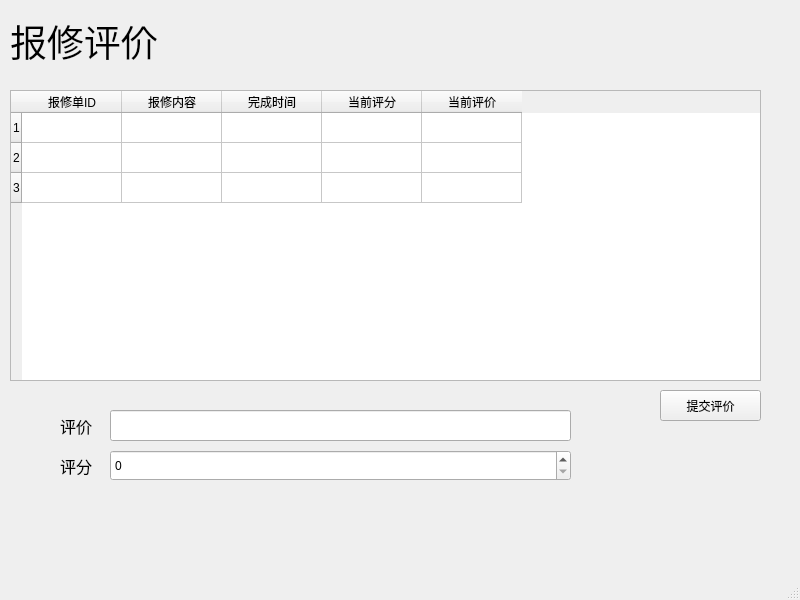
<?xml version="1.0" encoding="UTF-8"?>
<ui version="4.0">
 <class>OwnerWindow</class>
 <widget class="QMainWindow" name="OwnerWindow">
  <property name="geometry">
   <rect>
    <x>0</x>
    <y>0</y>
    <width>800</width>
    <height>600</height>
   </rect>
  </property>
  <property name="minimumSize">
   <size>
    <width>800</width>
    <height>600</height>
   </size>
  </property>
  <property name="maximumSize">
   <size>
    <width>1500</width>
    <height>1500</height>
   </size>
  </property>
  <property name="windowTitle">
   <string>MainWindow</string>
  </property>
  <property name="windowIcon">
   <iconset resource="resourse.qrc">
    <normaloff>:/images/qqicon.png</normaloff>:/images/qqicon.png</iconset>
  </property>
  <widget class="QWidget" name="centralwidget">
   <widget class="QStackedWidget" name="stackedWidget">
    <property name="geometry">
     <rect>
      <x>10</x>
      <y>10</y>
      <width>771</width>
      <height>501</height>
     </rect>
    </property>
    <property name="currentIndex">
     <number>4</number>
    </property>
    <widget class="QWidget" name="registration">
     <widget class="QLabel" name="label_registration">
      <property name="geometry">
       <rect>
        <x>10</x>
        <y>0</y>
        <width>151</width>
        <height>31</height>
       </rect>
      </property>
      <property name="text">
       <string>业主信息登记</string>
      </property>
     </widget>
     <widget class="QLabel" name="label_18">
      <property name="geometry">
       <rect>
        <x>10</x>
        <y>31</y>
        <width>42</width>
        <height>16</height>
       </rect>
      </property>
      <property name="text">
       <string>业主ID</string>
      </property>
     </widget>
     <widget class="QLineEdit" name="lineEdit_userId">
      <property name="geometry">
       <rect>
        <x>10</x>
        <y>52</y>
        <width>153</width>
        <height>20</height>
       </rect>
      </property>
     </widget>
     <widget class="QLabel" name="label_4">
      <property name="geometry">
       <rect>
        <x>180</x>
        <y>31</y>
        <width>28</width>
        <height>16</height>
       </rect>
      </property>
      <property name="text">
       <string>姓名</string>
      </property>
     </widget>
     <widget class="QLineEdit" name="lineEdit_name">
      <property name="geometry">
       <rect>
        <x>180</x>
        <y>52</y>
        <width>153</width>
        <height>20</height>
       </rect>
      </property>
     </widget>
     <widget class="QLabel" name="label_5">
      <property name="geometry">
       <rect>
        <x>350</x>
        <y>31</y>
        <width>28</width>
        <height>16</height>
       </rect>
      </property>
      <property name="text">
       <string>电话</string>
      </property>
     </widget>
     <widget class="QLineEdit" name="lineEdit_phone">
      <property name="geometry">
       <rect>
        <x>350</x>
        <y>52</y>
        <width>153</width>
        <height>20</height>
       </rect>
      </property>
     </widget>
     <widget class="QLabel" name="label_3">
      <property name="geometry">
       <rect>
        <x>520</x>
        <y>31</y>
        <width>28</width>
        <height>16</height>
       </rect>
      </property>
      <property name="text">
       <string>地址</string>
      </property>
     </widget>
     <widget class="QLineEdit" name="lineEdit_address">
      <property name="geometry">
       <rect>
        <x>520</x>
        <y>52</y>
        <width>153</width>
        <height>20</height>
       </rect>
      </property>
     </widget>
     <widget class="QTableWidget" name="tableWidget_3">
      <property name="geometry">
       <rect>
        <x>10</x>
        <y>90</y>
        <width>718</width>
        <height>251</height>
       </rect>
      </property>
      <column>
       <property name="text">
        <string>ID</string>
       </property>
      </column>
      <column>
       <property name="text">
        <string>姓名</string>
       </property>
      </column>
      <column>
       <property name="text">
        <string>电话</string>
       </property>
      </column>
      <column>
       <property name="text">
        <string>地址</string>
       </property>
      </column>
     </widget>
     <widget class="QPushButton" name="btnSubmint">
      <property name="geometry">
       <rect>
        <x>640</x>
        <y>350</y>
        <width>89</width>
        <height>27</height>
       </rect>
      </property>
      <property name="text">
       <string>登记</string>
      </property>
     </widget>
    </widget>
    <widget class="QWidget" name="modification">
     <widget class="QLabel" name="label_7">
      <property name="geometry">
       <rect>
        <x>10</x>
        <y>-5</y>
        <width>131</width>
        <height>31</height>
       </rect>
      </property>
      <property name="text">
       <string>信息修改</string>
      </property>
     </widget>
     <widget class="QLabel" name="label_6">
      <property name="geometry">
       <rect>
        <x>10</x>
        <y>31</y>
        <width>42</width>
        <height>16</height>
       </rect>
      </property>
      <property name="text">
       <string>输入ID</string>
      </property>
     </widget>
     <widget class="QLineEdit" name="lineEdit_modifyUserId">
      <property name="geometry">
       <rect>
        <x>10</x>
        <y>52</y>
        <width>153</width>
        <height>20</height>
       </rect>
      </property>
     </widget>
     <widget class="QLabel" name="label_8">
      <property name="geometry">
       <rect>
        <x>170</x>
        <y>31</y>
        <width>28</width>
        <height>16</height>
       </rect>
      </property>
      <property name="text">
       <string>姓名</string>
      </property>
     </widget>
     <widget class="QLineEdit" name="lineEdit_modifyName">
      <property name="geometry">
       <rect>
        <x>170</x>
        <y>52</y>
        <width>153</width>
        <height>20</height>
       </rect>
      </property>
     </widget>
     <widget class="QLabel" name="label_9">
      <property name="geometry">
       <rect>
        <x>330</x>
        <y>31</y>
        <width>28</width>
        <height>16</height>
       </rect>
      </property>
      <property name="text">
       <string>电话</string>
      </property>
     </widget>
     <widget class="QLineEdit" name="lineEdit_modifyPhone">
      <property name="geometry">
       <rect>
        <x>330</x>
        <y>52</y>
        <width>153</width>
        <height>20</height>
       </rect>
      </property>
     </widget>
     <widget class="QLabel" name="label_10">
      <property name="geometry">
       <rect>
        <x>490</x>
        <y>30</y>
        <width>28</width>
        <height>16</height>
       </rect>
      </property>
      <property name="text">
       <string>地址</string>
      </property>
     </widget>
     <widget class="QLineEdit" name="lineEdit_modifyAddress">
      <property name="geometry">
       <rect>
        <x>490</x>
        <y>52</y>
        <width>153</width>
        <height>20</height>
       </rect>
      </property>
     </widget>
     <widget class="QPushButton" name="btnSaveModify">
      <property name="geometry">
       <rect>
        <x>640</x>
        <y>330</y>
        <width>89</width>
        <height>27</height>
       </rect>
      </property>
      <property name="text">
       <string>保存修改</string>
      </property>
     </widget>
     <widget class="QTableWidget" name="tableWidget_modify">
      <property name="geometry">
       <rect>
        <x>10</x>
        <y>78</y>
        <width>718</width>
        <height>251</height>
       </rect>
      </property>
      <column>
       <property name="text">
        <string>ID</string>
       </property>
      </column>
      <column>
       <property name="text">
        <string>姓名</string>
       </property>
      </column>
      <column>
       <property name="text">
        <string>电话</string>
       </property>
      </column>
      <column>
       <property name="text">
        <string>地址</string>
       </property>
      </column>
     </widget>
    </widget>
    <widget class="QWidget" name="check">
     <layout class="QGridLayout" name="gridLayout">
      <item row="0" column="0" rowspan="2">
       <widget class="QLabel" name="label_11">
        <property name="text">
         <string>业主信息查询</string>
        </property>
       </widget>
      </item>
      <item row="0" column="1">
       <widget class="QLineEdit" name="lineEdit_search"/>
      </item>
      <item row="0" column="2">
       <widget class="QComboBox" name="comboBox_searchType"/>
      </item>
      <item row="1" column="1">
       <widget class="QPushButton" name="btnSearch">
        <property name="text">
         <string>查询</string>
        </property>
       </widget>
      </item>
      <item row="2" column="0" colspan="3">
       <widget class="QTableWidget" name="tableWidget_searchResult">
        <row>
         <property name="text">
          <string>1</string>
         </property>
        </row>
        <row>
         <property name="text">
          <string>2</string>
         </property>
        </row>
        <column>
         <property name="text">
          <string>ID</string>
         </property>
        </column>
        <column>
         <property name="text">
          <string>姓名</string>
         </property>
        </column>
        <column>
         <property name="text">
          <string>电话</string>
         </property>
        </column>
        <column>
         <property name="text">
          <string>地址</string>
         </property>
        </column>
       </widget>
      </item>
     </layout>
    </widget>
    <widget class="QWidget" name="repair">
     <widget class="QLabel" name="label_12">
      <property name="geometry">
       <rect>
        <x>10</x>
        <y>10</y>
        <width>56</width>
        <height>16</height>
       </rect>
      </property>
      <property name="text">
       <string>报修申请</string>
      </property>
     </widget>
     <widget class="QLabel" name="label_2">
      <property name="geometry">
       <rect>
        <x>10</x>
        <y>31</y>
        <width>56</width>
        <height>16</height>
       </rect>
      </property>
      <property name="text">
       <string>repairID</string>
      </property>
     </widget>
     <widget class="QSpinBox" name="spinBoxRepairId">
      <property name="geometry">
       <rect>
        <x>10</x>
        <y>52</y>
        <width>111</width>
        <height>20</height>
       </rect>
      </property>
     </widget>
     <widget class="QLabel" name="label">
      <property name="geometry">
       <rect>
        <x>140</x>
        <y>31</y>
        <width>42</width>
        <height>16</height>
       </rect>
      </property>
      <property name="text">
       <string>设备ID</string>
      </property>
     </widget>
     <widget class="QSpinBox" name="spinBoxDeviceId">
      <property name="geometry">
       <rect>
        <x>140</x>
        <y>52</y>
        <width>101</width>
        <height>20</height>
       </rect>
      </property>
     </widget>
     <widget class="QLabel" name="label_13">
      <property name="geometry">
       <rect>
        <x>10</x>
        <y>80</y>
        <width>28</width>
        <height>16</height>
       </rect>
      </property>
      <property name="text">
       <string>描述</string>
      </property>
     </widget>
     <widget class="QTextEdit" name="textEditRepairDesc">
      <property name="geometry">
       <rect>
        <x>10</x>
        <y>97</y>
        <width>718</width>
        <height>71</height>
       </rect>
      </property>
     </widget>
     <widget class="QPushButton" name="btnRepair">
      <property name="geometry">
       <rect>
        <x>10</x>
        <y>170</y>
        <width>89</width>
        <height>27</height>
       </rect>
      </property>
      <property name="text">
       <string>提交报修</string>
      </property>
     </widget>
     <widget class="QTableWidget" name="tableRepair">
      <property name="geometry">
       <rect>
        <x>10</x>
        <y>200</y>
        <width>718</width>
        <height>161</height>
       </rect>
      </property>
     </widget>
    </widget>
    <widget class="QWidget" name="pageRepairFeedback">
     <widget class="QLabel" name="label_17">
      <property name="geometry">
       <rect>
        <x>0</x>
        <y>0</y>
        <width>241</width>
        <height>61</height>
       </rect>
      </property>
      <property name="font">
       <font>
        <family>Agency FB</family>
        <pointsize>28</pointsize>
       </font>
      </property>
      <property name="text">
       <string>报修评价</string>
      </property>
     </widget>
     <widget class="QLabel" name="label_19">
      <property name="geometry">
       <rect>
        <x>50</x>
        <y>430</y>
        <width>121</width>
        <height>51</height>
       </rect>
      </property>
      <property name="font">
       <font>
        <pointsize>12</pointsize>
       </font>
      </property>
      <property name="text">
       <string>评分</string>
      </property>
     </widget>
     <widget class="QLabel" name="label_20">
      <property name="geometry">
       <rect>
        <x>50</x>
        <y>390</y>
        <width>81</width>
        <height>51</height>
       </rect>
      </property>
      <property name="font">
       <font>
        <pointsize>12</pointsize>
       </font>
      </property>
      <property name="text">
       <string>评价</string>
      </property>
     </widget>
     <widget class="QSpinBox" name="spinBoxRating">
      <property name="geometry">
       <rect>
        <x>100</x>
        <y>440</y>
        <width>461</width>
        <height>31</height>
       </rect>
      </property>
     </widget>
     <widget class="QLineEdit" name="lineEditComment">
      <property name="geometry">
       <rect>
        <x>100</x>
        <y>400</y>
        <width>461</width>
        <height>31</height>
       </rect>
      </property>
     </widget>
     <widget class="QTableWidget" name="tableRepairFeedback">
      <property name="geometry">
       <rect>
        <x>0</x>
        <y>80</y>
        <width>751</width>
        <height>291</height>
       </rect>
      </property>
      <row>
       <property name="text">
        <string>1</string>
       </property>
      </row>
      <row>
       <property name="text">
        <string>2</string>
       </property>
      </row>
      <row>
       <property name="text">
        <string>3</string>
       </property>
      </row>
      <column>
       <property name="text">
        <string>报修单ID</string>
       </property>
      </column>
      <column>
       <property name="text">
        <string>报修内容</string>
       </property>
      </column>
      <column>
       <property name="text">
        <string>完成时间</string>
       </property>
      </column>
      <column>
       <property name="text">
        <string>当前评分</string>
       </property>
      </column>
      <column>
       <property name="text">
        <string>当前评价</string>
       </property>
      </column>
      <item row="0" column="0">
       <property name="text">
        <string/>
       </property>
      </item>
      <item row="0" column="1">
       <property name="text">
        <string/>
       </property>
      </item>
      <item row="0" column="2">
       <property name="text">
        <string/>
       </property>
      </item>
      <item row="0" column="3">
       <property name="text">
        <string/>
       </property>
      </item>
      <item row="0" column="4">
       <property name="text">
        <string/>
       </property>
      </item>
      <item row="1" column="0">
       <property name="text">
        <string/>
       </property>
      </item>
      <item row="1" column="1">
       <property name="text">
        <string/>
       </property>
      </item>
      <item row="1" column="2">
       <property name="text">
        <string/>
       </property>
      </item>
      <item row="1" column="3">
       <property name="text">
        <string/>
       </property>
      </item>
      <item row="1" column="4">
       <property name="text">
        <string/>
       </property>
      </item>
      <item row="2" column="0">
       <property name="text">
        <string/>
       </property>
      </item>
      <item row="2" column="1">
       <property name="text">
        <string/>
       </property>
      </item>
      <item row="2" column="2">
       <property name="text">
        <string/>
       </property>
      </item>
      <item row="2" column="3">
       <property name="text">
        <string/>
       </property>
      </item>
      <item row="2" column="4">
       <property name="text">
        <string/>
       </property>
      </item>
     </widget>
     <widget class="QPushButton" name="pushButtonSubmit">
      <property name="geometry">
       <rect>
        <x>650</x>
        <y>380</y>
        <width>101</width>
        <height>31</height>
       </rect>
      </property>
      <property name="text">
       <string>提交评价</string>
      </property>
     </widget>
    </widget>
    <widget class="QWidget" name="car">
     <widget class="QLabel" name="label_14">
      <property name="geometry">
       <rect>
        <x>10</x>
        <y>10</y>
        <width>56</width>
        <height>16</height>
       </rect>
      </property>
      <property name="text">
       <string>车位申请</string>
      </property>
     </widget>
     <widget class="QLabel" name="label_27">
      <property name="geometry">
       <rect>
        <x>10</x>
        <y>31</y>
        <width>42</width>
        <height>16</height>
       </rect>
      </property>
      <property name="text">
       <string>UserID</string>
      </property>
     </widget>
     <widget class="QLineEdit" name="lineEditUserId_2">
      <property name="geometry">
       <rect>
        <x>10</x>
        <y>52</y>
        <width>153</width>
        <height>20</height>
       </rect>
      </property>
     </widget>
     <widget class="QLabel" name="label_15">
      <property name="geometry">
       <rect>
        <x>170</x>
        <y>30</y>
        <width>56</width>
        <height>16</height>
       </rect>
      </property>
      <property name="text">
       <string>车位类型</string>
      </property>
     </widget>
     <widget class="QComboBox" name="comboBoxType_2">
      <property name="geometry">
       <rect>
        <x>170</x>
        <y>52</y>
        <width>85</width>
        <height>20</height>
       </rect>
      </property>
      <item>
       <property name="text">
        <string>固定车位</string>
       </property>
      </item>
      <item>
       <property name="text">
        <string>临时车位</string>
       </property>
      </item>
     </widget>
     <widget class="QLabel" name="label_16">
      <property name="geometry">
       <rect>
        <x>260</x>
        <y>30</y>
        <width>28</width>
        <height>16</height>
       </rect>
      </property>
      <property name="text">
       <string>位置</string>
      </property>
     </widget>
     <widget class="QLabel" name="label_28">
      <property name="geometry">
       <rect>
        <x>330</x>
        <y>30</y>
        <width>56</width>
        <height>16</height>
       </rect>
      </property>
      <property name="text">
       <string>起始日期</string>
      </property>
     </widget>
     <widget class="QPushButton" name="btnParking">
      <property name="geometry">
       <rect>
        <x>10</x>
        <y>322</y>
        <width>89</width>
        <height>27</height>
       </rect>
      </property>
      <property name="text">
       <string>提交申请</string>
      </property>
     </widget>
     <widget class="QComboBox" name="comboBoxLocation">
      <property name="geometry">
       <rect>
        <x>260</x>
        <y>52</y>
        <width>61</width>
        <height>20</height>
       </rect>
      </property>
      <item>
       <property name="text">
        <string>A1 区</string>
       </property>
      </item>
      <item>
       <property name="text">
        <string>A2区</string>
       </property>
      </item>
      <item>
       <property name="text">
        <string>A3区</string>
       </property>
      </item>
      <item>
       <property name="text">
        <string>A4区</string>
       </property>
      </item>
     </widget>
     <widget class="QTableWidget" name="tableParkingSpots">
      <property name="geometry">
       <rect>
        <x>10</x>
        <y>74</y>
        <width>718</width>
        <height>241</height>
       </rect>
      </property>
      <column>
       <property name="text">
        <string>新建列</string>
       </property>
      </column>
      <column>
       <property name="text">
        <string>车位ID</string>
       </property>
      </column>
      <column>
       <property name="text">
        <string>类型</string>
       </property>
      </column>
      <column>
       <property name="text">
        <string>位置</string>
       </property>
      </column>
      <column>
       <property name="text">
        <string>车位费</string>
       </property>
      </column>
      <column>
       <property name="text">
        <string>状态</string>
       </property>
      </column>
     </widget>
     <widget class="QDateEdit" name="dateEditStartDate">
      <property name="geometry">
       <rect>
        <x>330</x>
        <y>52</y>
        <width>99</width>
        <height>20</height>
       </rect>
      </property>
     </widget>
    </widget>
    <widget class="QWidget" name="pay">
     <layout class="QGridLayout" name="gridLayout_4">
      <item row="0" column="0">
       <widget class="QPushButton" name="btnAddPayment">
        <property name="text">
         <string>添加费用</string>
        </property>
       </widget>
      </item>
      <item row="0" column="1">
       <widget class="QPushButton" name="btnEditPayment">
        <property name="text">
         <string>修改费用</string>
        </property>
       </widget>
      </item>
      <item row="0" column="2" rowspan="2">
       <widget class="QTableWidget" name="tableWidgetPayments"/>
      </item>
      <item row="1" column="0" colspan="2">
       <widget class="QGroupBox" name="groupBox">
        <property name="title">
         <string>费用缴纳</string>
        </property>
        <widget class="QLineEdit" name="lineEditUserId">
         <property name="geometry">
          <rect>
           <x>50</x>
           <y>30</y>
           <width>121</width>
           <height>20</height>
          </rect>
         </property>
        </widget>
        <widget class="QLineEdit" name="lineEditAmount">
         <property name="geometry">
          <rect>
           <x>50</x>
           <y>70</y>
           <width>121</width>
           <height>20</height>
          </rect>
         </property>
        </widget>
        <widget class="QComboBox" name="comboBoxPayType">
         <property name="geometry">
          <rect>
           <x>60</x>
           <y>110</y>
           <width>111</width>
           <height>22</height>
          </rect>
         </property>
         <item>
          <property name="text">
           <string>物业费</string>
          </property>
         </item>
         <item>
          <property name="text">
           <string>停车费</string>
          </property>
         </item>
        </widget>
        <widget class="QComboBox" name="comboBoxStatus">
         <property name="geometry">
          <rect>
           <x>80</x>
           <y>150</y>
           <width>91</width>
           <height>22</height>
          </rect>
         </property>
         <item>
          <property name="text">
           <string>已支付</string>
          </property>
         </item>
         <item>
          <property name="text">
           <string>未支付</string>
          </property>
         </item>
        </widget>
        <widget class="QDateEdit" name="dateEditPayTime">
         <property name="geometry">
          <rect>
           <x>60</x>
           <y>190</y>
           <width>110</width>
           <height>22</height>
          </rect>
         </property>
        </widget>
        <widget class="QComboBox" name="comboBoxPayMethod">
         <property name="geometry">
          <rect>
           <x>60</x>
           <y>240</y>
           <width>111</width>
           <height>22</height>
          </rect>
         </property>
         <item>
          <property name="text">
           <string>微信</string>
          </property>
         </item>
         <item>
          <property name="text">
           <string>支付宝</string>
          </property>
         </item>
         <item>
          <property name="text">
           <string>银行卡</string>
          </property>
         </item>
        </widget>
        <widget class="QLabel" name="label_22">
         <property name="geometry">
          <rect>
           <x>10</x>
           <y>69</y>
           <width>41</width>
           <height>20</height>
          </rect>
         </property>
         <property name="text">
          <string>应缴金额</string>
         </property>
        </widget>
        <widget class="QLabel" name="label_21">
         <property name="geometry">
          <rect>
           <x>10</x>
           <y>30</y>
           <width>41</width>
           <height>16</height>
          </rect>
         </property>
         <property name="text">
          <string>用户ID</string>
         </property>
        </widget>
        <widget class="QLabel" name="label_23">
         <property name="geometry">
          <rect>
           <x>10</x>
           <y>109</y>
           <width>41</width>
           <height>20</height>
          </rect>
         </property>
         <property name="text">
          <string>费用类型</string>
         </property>
        </widget>
        <widget class="QLabel" name="label_24">
         <property name="geometry">
          <rect>
           <x>10</x>
           <y>150</y>
           <width>61</width>
           <height>21</height>
          </rect>
         </property>
         <property name="text">
          <string>支付状态</string>
         </property>
        </widget>
        <widget class="QLabel" name="label_25">
         <property name="geometry">
          <rect>
           <x>10</x>
           <y>189</y>
           <width>41</width>
           <height>20</height>
          </rect>
         </property>
         <property name="text">
          <string>支付时间</string>
         </property>
        </widget>
        <widget class="QLabel" name="label_26">
         <property name="geometry">
          <rect>
           <x>10</x>
           <y>240</y>
           <width>41</width>
           <height>21</height>
          </rect>
         </property>
         <property name="text">
          <string>支付方式</string>
         </property>
        </widget>
       </widget>
      </item>
     </layout>
    </widget>
    <widget class="QWidget" name="events">
     <widget class="QPushButton" name="btnRefresh">
      <property name="geometry">
       <rect>
        <x>170</x>
        <y>350</y>
        <width>81</width>
        <height>31</height>
       </rect>
      </property>
      <property name="text">
       <string>刷新</string>
      </property>
     </widget>
     <widget class="QPushButton" name="btnSignUp">
      <property name="geometry">
       <rect>
        <x>470</x>
        <y>350</y>
        <width>91</width>
        <height>31</height>
       </rect>
      </property>
      <property name="text">
       <string>报名</string>
      </property>
     </widget>
     <widget class="QTableView" name="tableMyEvents">
      <property name="geometry">
       <rect>
        <x>100</x>
        <y>110</y>
        <width>581</width>
        <height>141</height>
       </rect>
      </property>
     </widget>
    </widget>
    <widget class="QWidget" name="myEventsPage">
     <widget class="QTableWidget" name="tableWidget">
      <property name="geometry">
       <rect>
        <x>230</x>
        <y>40</y>
        <width>256</width>
        <height>192</height>
       </rect>
      </property>
     </widget>
     <widget class="QPushButton" name="pushButton_2">
      <property name="geometry">
       <rect>
        <x>110</x>
        <y>290</y>
        <width>89</width>
        <height>27</height>
       </rect>
      </property>
      <property name="text">
       <string>查询</string>
      </property>
     </widget>
     <widget class="QPushButton" name="btnCancel">
      <property name="geometry">
       <rect>
        <x>410</x>
        <y>290</y>
        <width>89</width>
        <height>27</height>
       </rect>
      </property>
      <property name="text">
       <string>取消</string>
      </property>
     </widget>
    </widget>
   </widget>
  </widget>
  <widget class="QStatusBar" name="statusBar"/>
  <widget class="QMenuBar" name="menubar">
   <property name="geometry">
    <rect>
     <x>0</x>
     <y>0</y>
     <width>800</width>
     <height>26</height>
    </rect>
   </property>
  </widget>
 </widget>
 <resources>
  <include location="resourse.qrc"/>
 </resources>
 <connections/>
</ui>
